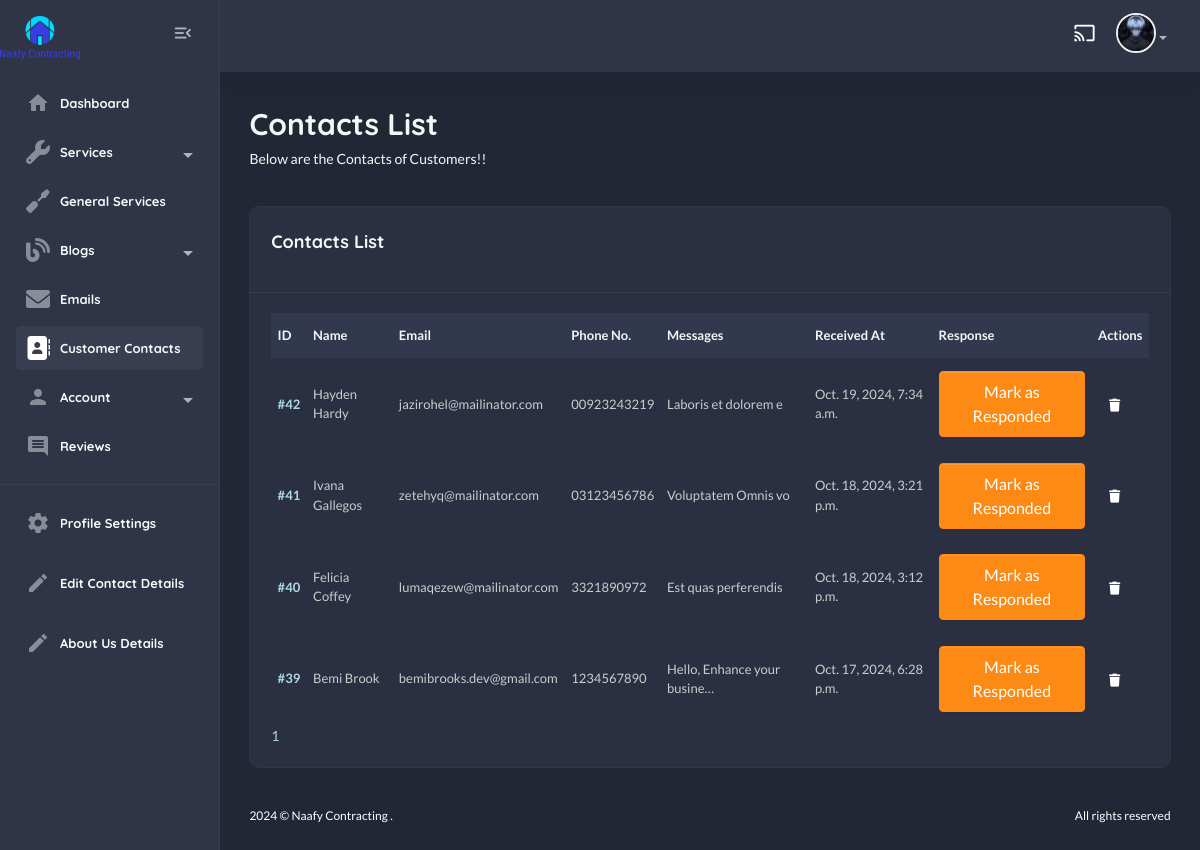
Page /useradmin/contacts/ (signed in) on the earlier database version.
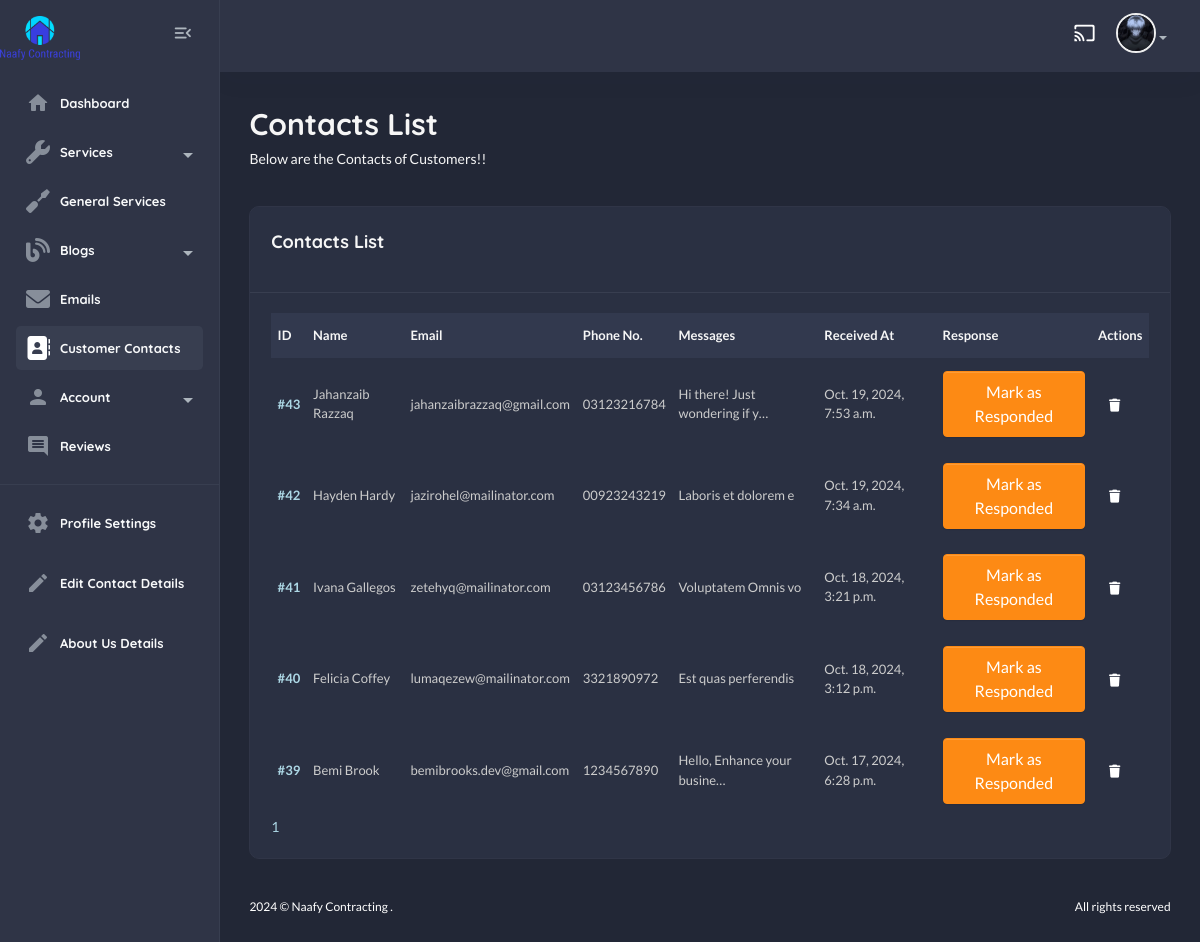
Same page on the later database version.
### contact/models.py (models this page shows, shortened)
class Contact(models.Model):
    name = models.CharField(max_length=100)
    email = models.EmailField(unique=True)
    phone_no = models.CharField(max_length=20, default="+123 456 7890")
    message = models.TextField()
    submitted_at = models.DateTimeField(auto_now_add=True)
    responded = models.BooleanField(default=False)

### useradmin/views.py (the view)
# urls.py: path("contacts/", views.contact_view, name="contact-list"),
@login_required
def contact_view(request):
    contacts = Contact.objects.all().order_by("-id")
    paginator = Paginator(contacts, 10)
    page_number = request.GET.get("page")
    page_obj = paginator.get_page(page_number)
    return render(request, "useradmin/contact-list.html", {"contacts":page_obj})

### home/context_processors.py (called while the page is built)
def default(request):
    services = Service.objects.all().order_by("-id")
    contact_details = ContactDetails.objects.first()
    return {
        "services" : services,
        "contact_details" : contact_details,
    }

### templates/useradmin/contact-list.html (shortened to what the changed rows need)
{% extends "useradmin/base.html" %}
    {% load static %}
        {% block content %}
            <section class="content-main">
                <div class="content-header">
                    <div>
                        <h2 class="content-title card-title">Contacts List</h2>
                    </div>
                </div>
                <div class="card mb-4">
                    <div class="card-body">
                        <div class="table-responsive">
                            <div class="table-responsive">
                                <table class="table align-middle table-nowrap mb-0">
                                    <thead class="table-light">
                                        <tr>
                                            <th class="align-middle" scope="col">ID</th>
                                            <th class="align-middle" scope="col">Name</th>
                                            <th class="align-middle" scope="col">Email</th>
                                            <th class="align-middle" scope="col">Phone No.</th>
                                            <th class="align-middle" scope="col">Messages</th>
                                            <th class="align-middle" scope="col">Received At</th>
                                            <th class="align-middle" scope="col">Response</th>
                                            <th class="align-middle" scope="col">Actions</th>
                                        </tr>
                                    </thead>
                                    <tbody>
                                        {% for c in contacts %}
                                            <tr>
                                                <td><a href="{% url "useradmin:contact-detail" c.id %}" class="fw-bold">#{{c.id}}</a></td>
                                                <td>{{c.name}}</td>
                                                <td>{{c.email}}</td>
                                                <td>{{c.phone_no}}</td>
                                                <td>{{c.message|truncatechars:30}}</td>
                                                <td>{{c.submitted_at}}</td>
                                                <td>
                                                    {% if c.responded %}
                                                        <span class="badge bg-success">Responded</span>
                                                    {% else %}
                                                        <form method="POST" action="{% url "useradmin:contact-response" c.id %}">
                                                            <button type="submit" class="btn btn-warning">Mark as Responded</button>
                                                        </form>
                                                    {% endif %}
                                                </td>
                                                <td>
                                                    <a href="{% url 'useradmin:delete-contact' c.id %}" class="btn btn-sm d-inline"><i class="fas fa-trash"></i></a>
                                                </td>
                                            </tr>
                                        {% endfor %}
                                    </tbody>
                                </table>
                            </div>
                        </div>
                        {% if contacts %}
                            <div class="row">
                                <div class="col-lg-12">
                                    <div class="blog__pagination">
                                        {% for num in contacts.paginator.page_range %}
                                            {% if contacts.number == num %}
                                                <a href="?page={{ num }}" class="active">{{ num }}</a>
                                            {% else %}
                                                <a href="?page={{ num }}">{{ num }}</a>
                                            {% endif %}
                                        {% endfor %}
                                    </div>
                                </div>
                            </div>
                        {% endif %}
                    </div>
                </div>
            </section>
{% endblock content %}

Differences in the rows shown:
added Contact: id "43", name "Jahanzaib Razzaq", email "jahanzaibrazzaq@gmail.com", phone_no "03123216784", message "Hi there! Just wondering if y…", submitted_at "Oct. 19, 2024, 7:53 a.m.", responded "Mark as Responded"
